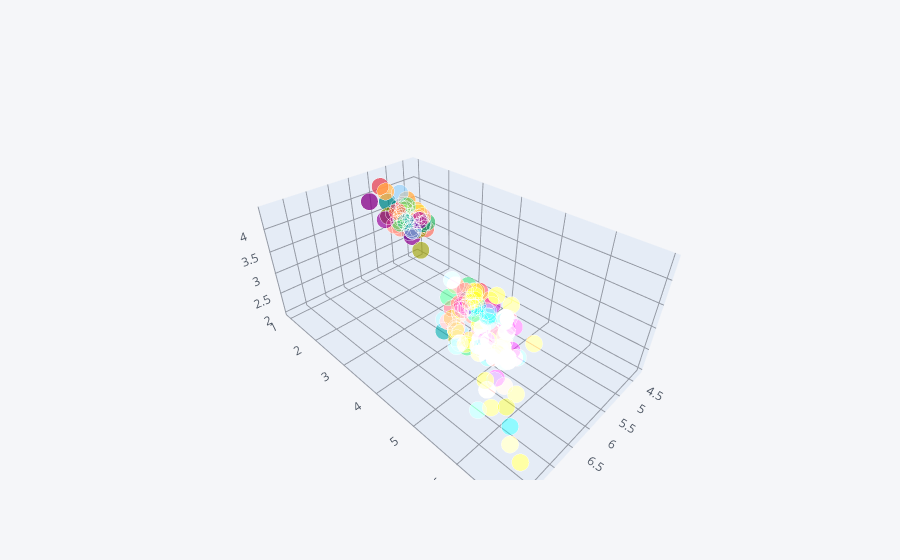

The code cell stored with this chart in its notebook:
### Code cell
df.iplot(kind='scatter3d', x ='sepal_length' , y ='petal_length' , z= 'sepal_width' )

### Figure 1 — Plotly figure (JSON) as saved in the notebook; plotly's stock layout.template omitted (floating-point values rounded to 4 significant figures; data arrays with more than 128 entries replaced by an {"elided": "..."} marker saying what was removed)
{"data": [{"marker": {"color": {"elided": "150 str values"}, "opacity": 0.8, "size": {"elided": "150 int values"}, "symbol": "circle"}, "mode": "markers", "text": {"elided": "150 str values"}, "type": "scatter3d", "x": {"elided": "150 float values"}, "y": {"elided": "150 float values"}, "z": {"elided": "150 float values"}}], "layout": {"legend": {"bgcolor": "#F5F6F9", "font": {"color": "#4D5663"}}, "paper_bgcolor": "#F5F6F9", "plot_bgcolor": "#F5F6F9", "scene": {"xaxis": {"gridcolor": "#9499A3", "showgrid": true, "tickfont": {"color": "#4D5663"}, "title": {"font": {"color": "#4D5663"}, "text": ""}, "zerolinecolor": "#9499A3"}, "yaxis": {"gridcolor": "#9499A3", "showgrid": true, "tickfont": {"color": "#4D5663"}, "title": {"font": {"color": "#4D5663"}, "text": ""}, "zerolinecolor": "#9499A3"}, "zaxis": {"gridcolor": "#9499A3", "showgrid": true, "tickfont": {"color": "#4D5663"}, "title": {"font": {"color": "#4D5663"}, "text": ""}, "zerolinecolor": "#9499A3"}}, "title": {"font": {"color": "#4D5663"}}}}
